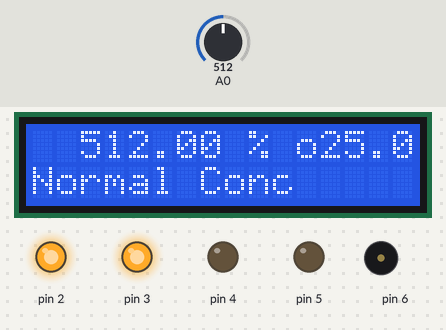
Simulated run of this sketch. Board: Arduino Uno, built with avr-gcc and run on an emulated ATmega328P. Parts: 16×2 character LCD, output pins drawn as LEDs (lit = HIGH), buzzer (waves = sounding). Inputs (shaded band) come from the test bench; at power-on: A0 = 512. What the sketch prints to the serial monitor is not drawn.

Above: at 1.2 s.
1.3 s: A0 set to 423
At 2.8 s:
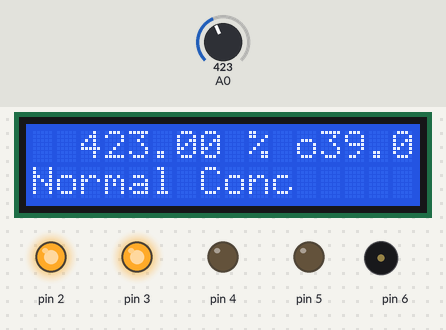
4.3 s: A0 set to 399
At 4.78 s:
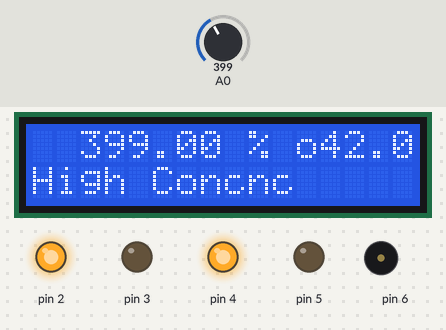
6.2 s: A0 set to 1023
At 7.0 s:
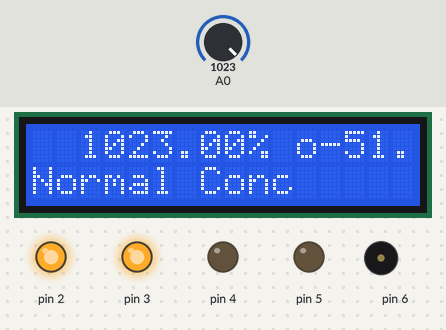
9.2 s: A0 set to 1011
At 9.8 s:
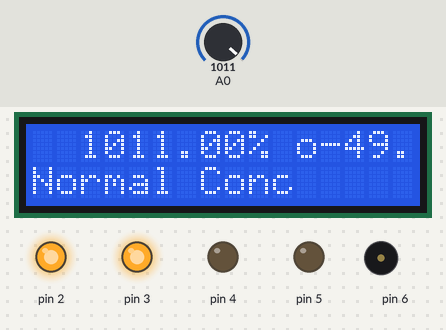
10.8 s: A0 set to 986
At 12.1 s:
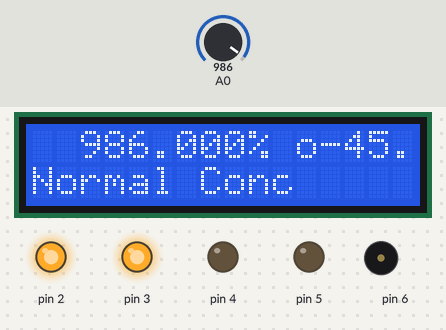
12.4 s: A0 set to 0
At 12.85 s:
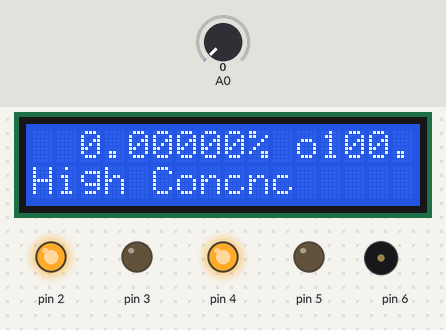
Timing chart, 0 to 15.2 s (numbered marks = the images above; inputs shaded):
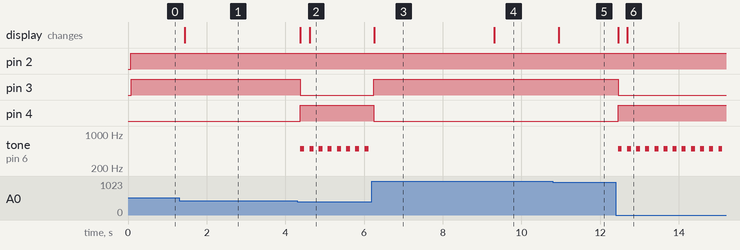

The sketch:

particle_concentration_measuring_system_with_lcd_buzzer1.ino
```cpp
// C++ code
//
#include<LiquidCrystal_I2C.h>
LiquidCrystal_I2C lcd(0x27,16,2);
void setup()
{
  pinMode(2, OUTPUT);
  pinMode(3, OUTPUT);
  pinMode(4, OUTPUT);
  pinMode(5, OUTPUT);
  pinMode(6, OUTPUT);
  pinMode(A0, INPUT);
  Serial.begin(9600);
  lcd.init();
  lcd.backlight();
}

void loop()
{

  digitalWrite(2,HIGH);
  double A=analogRead(A0);
  Serial.print("A=");
  Serial.println(A);
  lcd.setCursor(2,0);
  lcd.print(A);


  double B=map(A,6,679,100,0);
  Serial.print("Particle Concentration=");
  Serial.println(B);
  lcd.setCursor(9,0);
  lcd.print("% of Conc=");
  lcd.setCursor(12,0);
  lcd.print(B);

  if(B<=40){
    digitalWrite(3,HIGH);
    digitalWrite(4,LOW);
    digitalWrite(5,LOW);
    noTone(6);
    Serial.println("Normal Particle Concentration");
    lcd.setCursor(0,1);
    lcd.print("Normal Conc");
  }
  else if(B<40 && B<=70){
    digitalWrite(3,LOW);
    digitalWrite(4,HIGH);
    digitalWrite(5,LOW);
    tone(6,500);
    delay(300);
    noTone(6);
    delay(300);
    Serial.println("Medium Particle Concentration");
    lcd.setCursor(0,1);
    lcd.print("Medium Conc");
  }
  else{
    digitalWrite(3,LOW);
    digitalWrite(4,HIGH);
    digitalWrite(5,LOW);
    tone(6,500);
    delay(100);
    noTone(6);
    delay(100);
    Serial.println("High Particle Concentration");
    lcd.setCursor(0,1);
    lcd.print("High Conc");
  }
  Serial.println();
}
```

Measured:
- the behaviour switches between 410 and 409 on A0 (found by bisection; images 1 and 2)
- after the input at 1.3 s, the display: changes after 0.15 s (image 1)
- after the input at 4.3 s, pin 3: HIGH → LOW after 0.08 s; pin 4: LOW → HIGH after 0.08 s; tone on pin 6: alternates 500 Hz for 0.10 s and silent for 0.13 s, starting after 0.08 s; the display: first changes after 0.08 s (image 2 shows a later state)
- after the input at 6.2 s, pin 3: LOW → HIGH after 0.05 s; pin 4: HIGH → LOW after 0.05 s; tone on pin 6: stops changing and stays silent; the display: changes after 0.06 s (image 3)
- after the input at 9.2 s, the display: changes after 0.11 s (image 4)
- after the input at 10.8 s, the display: changes after 0.15 s (image 5)
- after the input at 12.4 s, pin 3: HIGH → LOW after 0.06 s; pin 4: LOW → HIGH after 0.06 s; tone on pin 6: alternates 500 Hz for 0.10 s and silent for 0.13 s, starting after 0.06 s; the display: first changes after 0.06 s (image 6 shows a later state)
